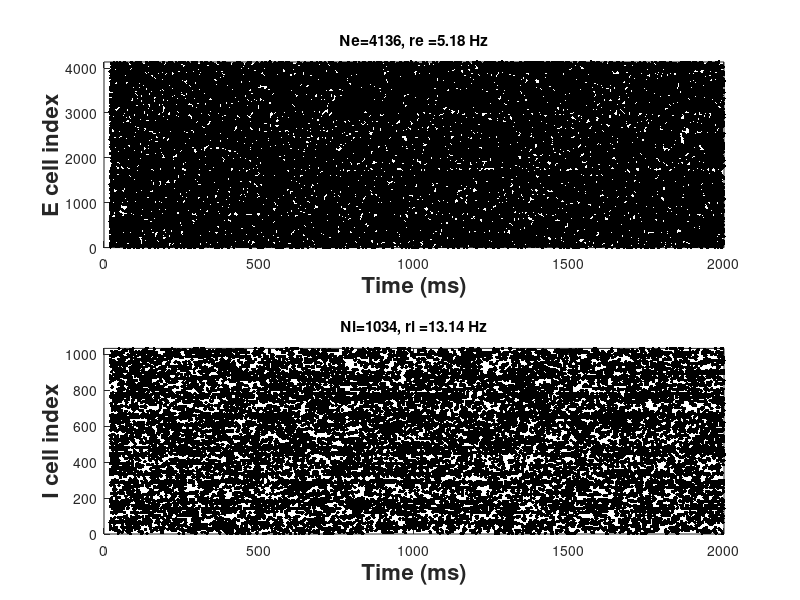

Source code (MATLAB): (Note: this script raises an error after producing the figure.)
% Inputs:
% Ne number of e neurons
% Ni number of I neurons
% pee, pei, pie, pii; pab is the connection propability from b to a
%
%  [spktime_e,spkindex_e, spktime_i, spkindex_i, re, ri] = balanced_net( Ne, Ni, pee, pei, pie, pii, T, tau )
% 
% Outputs
%                   re                     mean firing rate of excitatory neurons
%                   ri                      mean firing rate of inhibitory neurons
%
% Optional inputs
%                   Ne                    {4136} number of excitatory neurons
%                   Ni                     {1034} number of inhibitory neurons
%                   pee                  {0.06} propability of connection between e to e 
%                   pei                   {0.35} propability of connection between i to e
%                   pie                   {0.42} propability of connection between e to i
%                   pii                    { 0.39} propability of connection between i to i
%                   T                      {1000} total time [ms]
%                   tau                  {10} the membrane timescale of the neuron [ms]
%  
%  Na   - number of neurons in a 
%  pab - propability of connection from b to a
%  Kab - number of expected connection from b to a
% 
% 26-Jul-22 HS

function [spktime_e,spkindex_e, spktime_i, spkindex_i, re, ri] = balanced_net( Ne, Ni, pee, pei, pie, pii, T, tau )

rng(1)

%--------------------------------------------------------------------%
% check inputs
%--------------------------------------------------------------------%

if nargin < 1 || isempty(Ne)
        Ne = 4136;

end

if nargin < 2 || isempty(Ni)
        Ni = 1034;
end

if nargin < 3 || isempty(pee)
    pee = 0.06;
end

if nargin < 4|| isempty(pei)
    pei = 0.35;
end

if nargin < 5|| isempty(pie)
    pie = 0.42;
end

if nargin < 6|| isempty(pii)
    pii =0.39;
end

if nargin < 7|| isempty(T)
    T =2000;
end

if nargin < 8|| isempty(tau)
    tau =10;
end

trans_time    = 20; %[ms] time of transient to not include in correlation and rate
corr_binSize = 10; % correlation binSize [ms]

%external drives
% je0=1.2;
% ji0=0.6; 
je0=0.2;
ji0=0.2; 

% connection strengths %default values 
jee=0.2;
jie=2.2; 
jei=1.2;
jii=5.7; 

% jee=2.5;
% jie=6.0; 
% jei=5.5;
% jii=5.0; 
% e_rate_theory = ( je0 * jii - ji0 * jei ) / (jei * jie - jee*jii) * 10^3 / tau;
% i_rate_theory  = (je0 * jie - ji0 * jee) / (jei * jie - jee * jii) * 10^3 / tau;


% SOM
% js0 = 0.15;
% pse = 0;
% % pse = 0.3;
% pes = 0.23;
% Ns   = 0;
% % Ns   = round( ( Ne + Ni ) /10 );
% jse=6.0; 
% jes= 2;
% Kse=pse*Ne; %expected # of connections (for e to e)'
% Kes=pes*Ns; 


Kee=pee*Ne; %expected # of connections (for e to e)'
Kie=pie*Ne; 
Kei=pei*Ni; 
Kii=pii*Ni; 


%%%%%%%%%%%%%%%%%%%%%%%%%%%%%%%%%%%%%%%%%%%%%%%%%%%%%%%%%%%%%%%%%%  

% scaling the true recurrent weights by 1/sqrt{K}
Jee=jee/sqrt(Kee); 
Jie=jie/sqrt(Kie); 
Jei=jei/sqrt(Kei); 
Jii=jii/sqrt(Kii); 
% Jse = jse / sqrt(Kse);
% Jes = jes / sqrt(Kes);

% if Jee == inf
%     Jee = 0;
% end
% if Jie == inf
%     Jie = 0;
% end
% if Jei == inf
%     Jei = 0;
% end
% if Jii == inf
%     Jii = 0;
% end
% if Jse == inf
%     Jse = 0;
% end
% if Jes == inf
%     Jes = 0;
% end

% scaling the feedforward weights by sqrt{K}
Je0=je0*sqrt(Kee); 
Ji0=ji0*sqrt(Kie); 
% Js0 = js0 * sqrt(Kse);
% 
% if Js0 == 0
%     Js0 = js0 * 10;
% end

% membrane dynamics 
Vt=1;  %threshold
Vr=0;   %reset

%simulation details
dt                  = tau/500; %this should be accurate enough
maxspk         = T/dt; %pre-allocate space for the spike trains

%%%%%%%%connection matrices%%%%%%%

%E to E
cEE=zeros(Ne,Ne); %storing E to E connections
cEE_t=rand(Ne,Ne); %random matrix
cEE(cEE_t< pee)=1; %adjacency matrix (0 if no connection, 1 if connection)

%E to I
cIE=zeros(Ne,Ni);
cIE_t=rand(Ne,Ni);
cIE(cIE_t<pie)=1;

%I to E
cEI=zeros(Ni,Ne);
cEI_t=rand(Ni,Ne);
cEI(cEI_t<pei)=1;

%I to I
cII=zeros(Ni,Ni);
cII_t=rand(Ni,Ni);
cII(cII_t<pii)=1;

% E to S
% cSE = zeros(Ne,Ns);
% cSE_t=rand(Ne,Ns);
% cSE(cSE_t<pse)=1;
% 
% % S to E
% cES = zeros(Ns,Ne);
% cES_t=rand(Ns,Ne);
% cES(cES_t<pes)=1;


% intial conditions%%%%%%%%%%%%%%%%%%%%%%%%%%%%%%%%%%%%%%%%%
Ve=rand(Ne,1);
Vi=rand(Ni,1);
% Vs = rand(Ns,1);
Je0_vec=Je0.*ones(Ne,1);
Ji0_vec=Ji0.*ones(Ni,1);
% Js0_vec = Js0 * ones(Ns,1);

% spiketime arrays; use a pre-allocated size
spktime_e=zeros(maxspk,1); % spike time array of E neurons
spkindex_e=zeros(maxspk,1); % identifity of the spike of each E neuron
spktime_i=zeros(maxspk,1); % spike time arrawy of I neuorns
spkindex_i=zeros(maxspk,1); % udentifity of the spikes of each I neuron 
% spktime_s = zeros(maxspk,1);
% spkindex_s = zeros(maxspk,1);

%intialize the spike time counter
counte=0;
counti=0;
% counts=0;

% time loop%%%%%%%%%%%%%%%%%%%%%%%%%%%%%%%%%%%%%%%%%%%%%%%%%%
for t= dt:dt:T 
     
    % zero the interactions from the last step
    kickee=zeros(Ne,1);
    kickei=zeros(Ne,1);
    kickie=zeros(Ni,1);
    kickii=zeros(Ni,1);
% 
%     kickse=zeros(Ns,1);
%     kickes=zeros(Ne,1);


    % see which one of the E's spiked in the previous step
    index_spke=find(Ve>=Vt);  %find e spikers
    
    % if sombody spiked, update the spike times array and the spiker identifty
    if (~isempty(index_spke))
        spktime_e(counte+1:counte+length(index_spke))=t; %update spktime array
        spkindex_e(counte+1:counte+length(index_spke))=index_spke; %update spkindex array
        Ve(index_spke)=Vr;  %reset the spikers
        counte=counte+length(index_spke); %update the counter for the spike array
    end
    
    % see which one of the I's spiked in the previous step
    index_spki=find(Vi>=Vt); %find i spikers
    
    if (~isempty(index_spki))
        spktime_i(counti+1:counti+length(index_spki))=t;
        spkindex_i(counti+1:counti+length(index_spki))=index_spki;
        Vi(index_spki)=Vr;
        counti=counti+length(index_spki);
    end

  % see which one of the S spiked in the previous step
%     index_spks=find(Vs>=Vt); %find i spikers
%     
%     if (~isempty(index_spks))
%         spktime_s(counts+1:counts+length(index_spks))=t;
%         spkindex_s(counts+1:counts+length(index_spks))=index_spks;
%         Vs(index_spks)=Vr;
%         counts=counts+length(index_spks);
%     end
    
    %update e synaptic connectivity
    for j=1:length(index_spke) %loop over spikers
     
       kickee_index=find(cEE(index_spke(j),:)>0);  %find the post-synaptic targets of spiker j
       kickee(kickee_index)=kickee(kickee_index)+1; %update the post-synaptic targets kick
       
       kickie_index=find(cIE(index_spke(j),:)>0);
       kickie(kickie_index)=kickie(kickie_index)+1;
%        
%       kickse_index=find(cSE(index_spke(j),:)>0);
%        kickse(kickse_index)=kickse(kickse_index)+1;
        
    end 
    
    %update i synaptic connectivity
    for j=1:length(index_spki)  
     
       kickei_index=find(cEI(index_spki(j),:)>0);
       kickei(kickei_index)=kickei(kickei_index)+1;
       
       kickii_index=find(cII(index_spki(j),:)>0);
       kickii(kickii_index)=kickii(kickii_index)+1;
        
    end 

%         %update s synaptic connectivity
%     for j=1:length(index_spks)  
%        kickes_index=find(cES(index_spks(j),:)>0);
%        kickes(kickes_index)=kickes(kickes_index)+1;
%     end 

    
    % Find the change in Ve and Vi based on excitation and inhibition
%     Ve = Ve+ (Jee*kickee ) - (Jei*kickei) - (Jes *kickes) ;  %kick the e neurons Vm 
        Ve = Ve+ (Jee*kickee ) - (Jei*kickei) ;
    Vi = Vi+Jie*kickie-Jii*kickii;  %kick the i neurons Vm 
%     Vs = Vs+Jse*kickse ;  %kick the s neurons Vm 

    %integrate the Vs with external inputs
    Ve=Ve+dt/tau*(-Ve+Je0_vec);  %e membrane integration 
    Vi=Vi+dt/tau*(-Vi+Ji0_vec);  %i membrane integration
%     Vs=Vs+dt/tau*(-Vs+Js0_vec);  %s membrane integration

end 

non_zeroE = spktime_e ~= 0;
spktime_e = spktime_e(non_zeroE);
spkindex_e = spkindex_e(non_zeroE);

non_zeroI = spktime_i ~= 0;
spktime_i = spktime_i(non_zeroI);
spkindex_i = spkindex_i(non_zeroI);

if trans_time > 0
        prue = spktime_e < trans_time;
        spktime_e(prue) = [];
        spkindex_e(prue) = [];

        prui = spktime_i < trans_time;
        spktime_i(prui) = [];
        spkindex_i(prui) = [];
end

% non_zeroS = spktime_s~= 0;
% spktime_s = spktime_s(non_zeroS);
% spkindex_s = spkindex_s(non_zeroS);

re =length(spktime_e)/(T*Ne)*1000; % firing rate - the 1000 is to convert to Hz. 
ri = length(spktime_i)/(T*Ni)*1000;
% rs = counts/(T*Ns)*1000;

figure;
subplot(2,1,1), plot(spktime_e,spkindex_e,'.k', 'MarkerSize',8); xlabel('Time (ms)', 'fontsize', 16, 'fontweight', 'b'); ylabel('E cell index', 'fontsize', 16, 'fontweight', 'b');
axis([0 T 0 Ne]);
title( sprintf( 'Ne=%d, re =%.2f Hz', Ne, re) );

subplot(2,1,2), plot(spktime_i,spkindex_i,'.k', 'MarkerSize',8); xlabel('Time (ms)', 'fontsize', 16, 'fontweight', 'b'); ylabel('I cell index', 'fontsize', 16, 'fontweight', 'b')
axis([0 T 0 Ni]);
title( sprintf( 'Ni=%d, ri =%.2f Hz', Ni, ri) );
% 
% subplot(3,1,3), plot(spktime_s,spkindex_s,'.k', 'MarkerSize',8); xlabel('Time (ms)', 'fontsize', 16, 'fontweight', 'b'); ylabel('S cell index', 'fontsize', 16, 'fontweight', 'b')
% axis([0 T 0 Ns]);
% title( sprintf( 'Ns=%d, rs =%.2f Hz', Ns, rs) );

suptitle( sprintf('pee=%.2f, pei=%.2f, pie=%.2f, pii=%.2f', pee, pei, pie, pii ) );

spike_train_corr(spktime_e, spkindex_e, corr_binSize);

e_rate_theory = ( je0 * jii - ji0 * jei ) / (jei * jie - jee*jii) * 10^3 / tau;
i_rate_theory  = (je0 * jie - ji0 * jee) / (jei * jie - jee * jii) * 10^3 / tau;

return;
